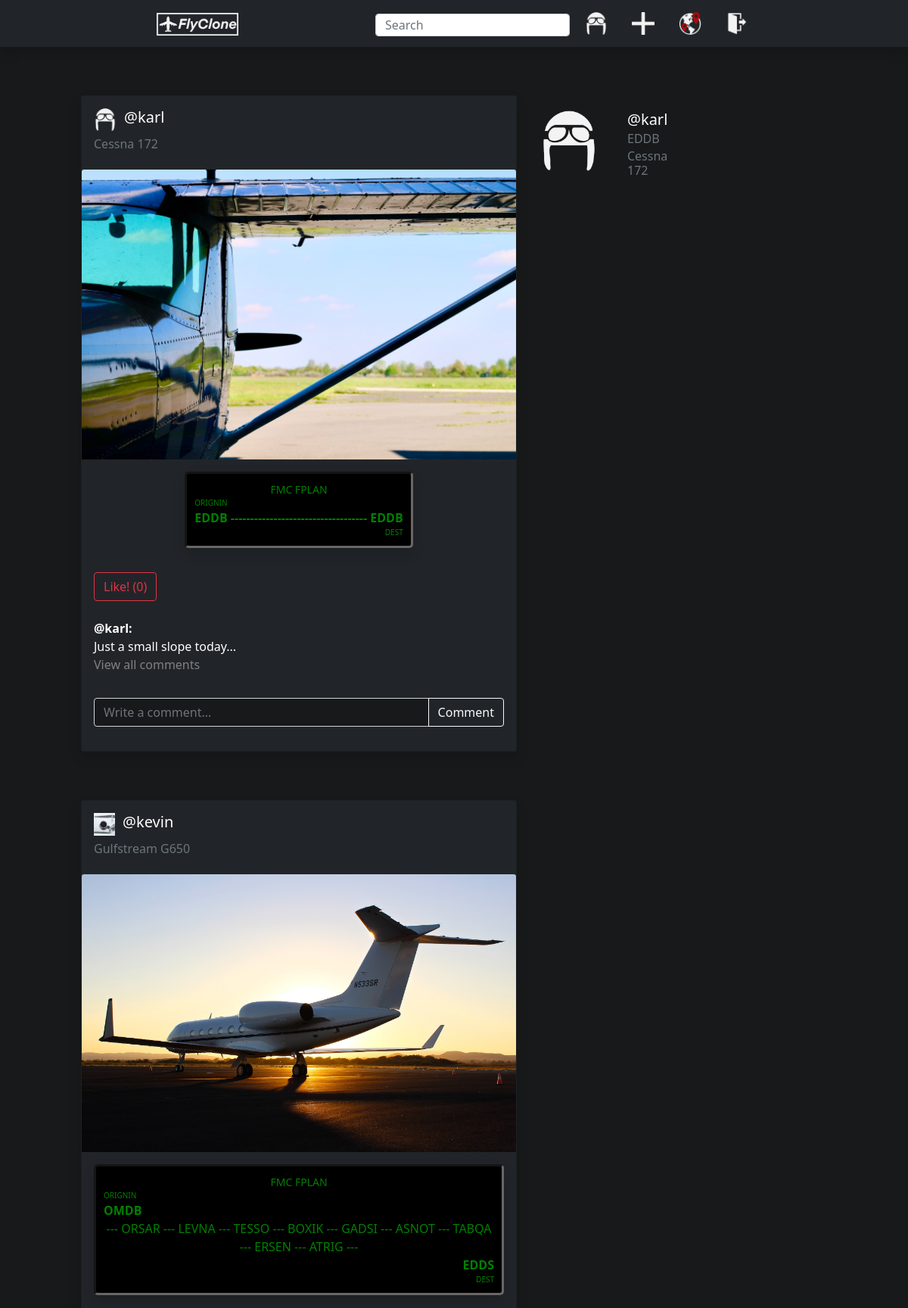
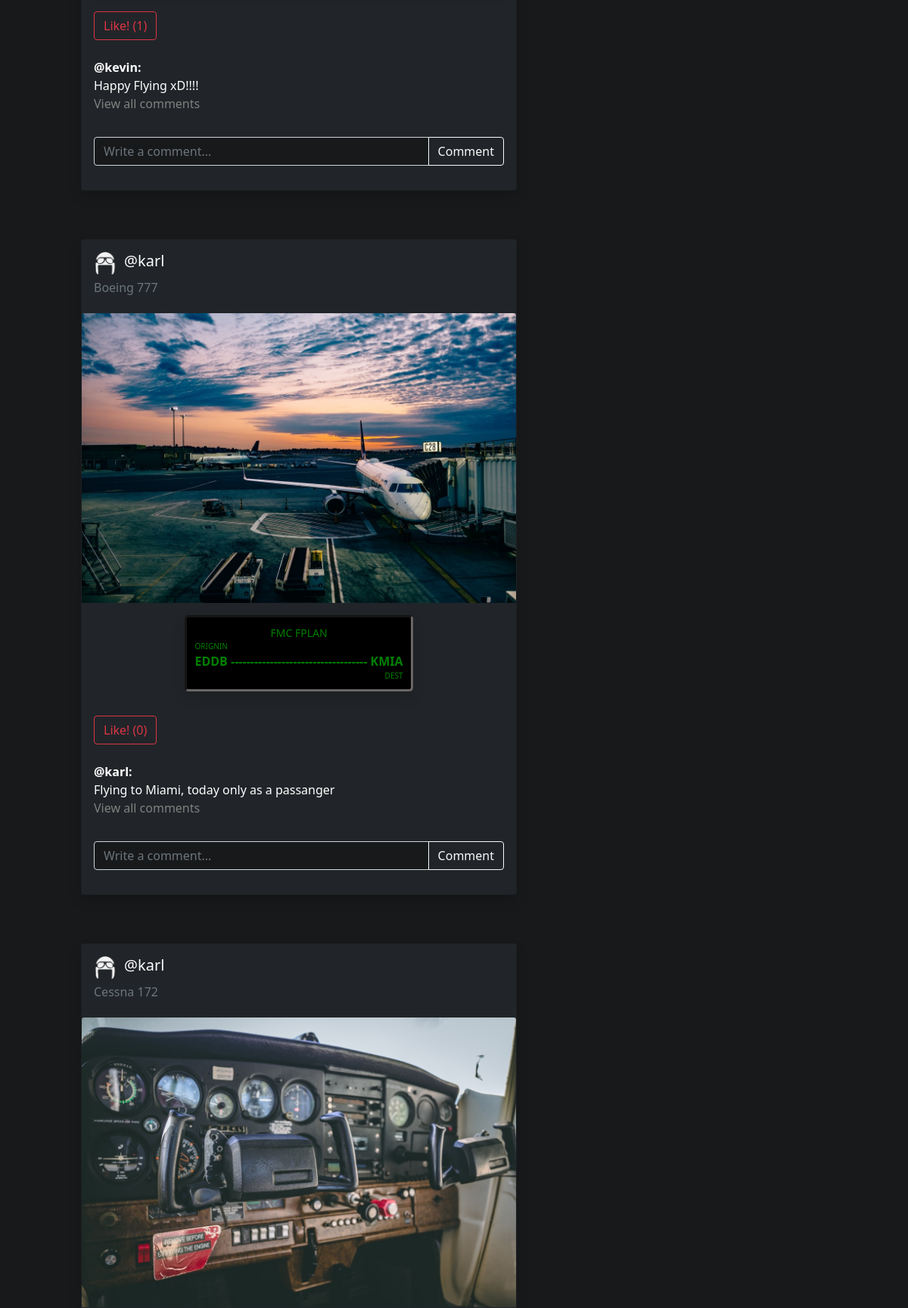
Screenshot of /home (signed in, upper part) with the database file from the repository (2 pictures, top to bottom).
### app/models.py (models this page shows, shortened)
class User(db.Model, UserMixin):
    __tablename__ = 'user'
    id = db.Column(db.Integer, primary_key=True)
    username = db.Column(db.String(20), unique=True, nullable=False)
    email = db.Column(db.String(120), unique=True, nullable=False)
    password = db.Column(db.String(120), nullable=False)
    name = db.Column(db.String(120), nullable=False)
    aircraft_type = db.Column(db.String(120), nullable=False)
    home_airport = db.Column(db.String(8), nullable=False)
    destinations = db.Column(db.String(), default=f'{home_airport};')
    image_file = db.Column(db.String(20), nullable=False, default='profile.PNG')
    biography = db.Column(db.String(1500))
    route_posts = db.relationship('Post', backref='author', lazy=True, uselist=True)
    comments = db.relationship('Comment', backref='author', lazy=True, uselist=True)

class Post(db.Model):
    __tablename__ = 'post'
    id = db.Column(db.Integer, primary_key=True)
    image = db.Column(db.String(20))
    description = db.Column(db.String(1000))
    date_posted = db.Column(db.DateTime, nullable=False, default=datetime.utcnow)
    departure = db.Column(db.String(8))
    waypoints = db.Column(db.String(1000))
    destination = db.Column(db.String(8))
    plane = db.Column(db.String(120))
    departure_date = db.Column(db.String(120))
    landing_date = db.Column(db.String(120))
    number_of_likes = db.Column(db.Integer, nullable=False, default=0)
    user_id = db.Column(db.Integer, db.ForeignKey('user.id'), nullable=False)
    comments = db.relationship('Comment', backref='post', lazy=True, uselist=True)

### app/routes.py (the view, shortened to what this page needs)
@app.route('/home', methods=['GET', 'POST'])
@login_required
def home():
    image_file = url_for('static', filename='profile_pictures/' + current_user.image_file)
    posts = Post.query.all()
    posts.reverse()
    comments = Comment.query.all()
    return render_template('home.html', posts=posts, image_file=image_file)

### app/models.py (called while the page is built)
@login_manager.user_loader
def load_user(user_id):
    return User.query.get(int(user_id))

### app/templates/home.html
{% extends 'home-index.html' %}
{% block content1 %}
<br><br>
  <div class="col-7" id="main">
    {% for post in posts %}
    <br><br>
    <div class="d-flex justify-content-end">
      <div class="card text-white bg-dark mb-3 shadow" style="width: 36rem;">
          <div class="card-body">
            {% with pic='/static/profile_pictures/' + post.author.image_file %}
              <span class="d-flex justify-content-start"><img height='30' src={{pic}} style="margin-right: 10px;"><h5>@{{post.author.username}}</h5></span>
            {% endwith %}
            <div style="margin-top: 10px;">
              <h6 class='card-subtitle mb-2 text-muted'>{{post.plane}}</h6>
            </div>
          </div>
          {% if post.image %}
            {% with pic='/static/post_pictures/' + post.image %}
              <img class="card-img-top" src={{pic}}>
            {% endwith %}
          {% endif %}
          {% if post.departure and post.destination %}
            {% with points=post.waypoints.split(';') %}
              <div class='card-body d-flex justify-content-center'>
                <div class="FMC shadow">
                  <div class="FMC_inner">
                    <div class="d-flex justify-content-center"><small>FMC FPLAN</small></div>
                    {% if post.waypoints %}
                    <div class="d-flex justify-content-start"><small class="smallsize">ORIGNIN</small></div>
                    <b class="d-flex justify-content-start">{{post.departure}}</b>
                    <div class="d-flex justify-content-center text-center">
                      {% for point in points%}
                        --- {{point}}
                      {% endfor %}
                      ---
                    </div>
                    <b class="d-flex justify-content-end">{{post.destination}}</b>
                    <div class="d-flex justify-content-end"><small class="smallsize">DEST</small></div>
                    {% else %}
                    <div class="d-flex justify-content-start"><small class="smallsize">ORIGNIN</small></div>
                    <b class="d-flex justify-content-center">{{post.departure}} ----------------------------------- {{post.destination}}</b>
                    <div class="d-flex justify-content-end"><small class="smallsize">DEST</small></div>
                    {% endif %}
                  </div>
                </div>
              </div>
            {% endwith %}
          {% endif %}
        <div class="card-body">
          <form method='POST'>
            <button type="submit" class="btn btn-outline-danger d-flex justify-content-start mb-4" name="Like" value={{post.id}}>Like! ({{post.number_of_likes}})</button>
          </form>
          <span class="d-flex justify-content-start"><b>@{{post.author.username}}:</b></span>
          <span class="d-flex justify-content-start">{{post.description}}</span>
          <span class="d-flex justify-content-start">
            <form action="" method='POST'>
              <button name='CC' value={{post.id}} type="submit" class="astext">
                  View all comments
                </button>
            </form>
          </span>
        </div>
        <div class="card-body">
          <form class="" method="POST">
            <div class="input-group mb-3">
                <input class="form-control" type="text" name="content" placeholder="Write a comment..." style="background-color: #18191A; color: white;">
                <button class="btn btn-outline-light" type="submit" name='comment' value={{post.id}}>Comment</button>
            </div>
          </form>
        </div>
      </div>
    </div>
  {% endfor %}
</div>
{% endblock %}
{% block content3 %}
<div class="col order-2" id="sticky-sidebar">
  <div class="sticky-top">
    <br><br>
      <div class="d-flex justify-content-start">
        <div class=''>
          <img height="80" src='{{ image_file }}'  alt="" style="margin-left: 5px; margin-top: 20px; margin-right: 20px;">
        </div>
        <div class=''>
          <div style="margin-left: 20%; margin-top: 20px;">
            <h5 class='card-title'> @{{current_user.username}} </h5>
            <h6 class='card-subtitle mb-2 text-muted'>{{current_user.home_airport}}</h6>
            <h6 class='card-subtitle mb-2 text-muted'>{{current_user.aircraft_type}}</h6>
          </div>
        </div>
      </div>
  </div>
</div>
{% endblock %}

### app/static/styles.css (style rules this page uses)
.bodyclass { background-color: #18191A; color: white; }
.astext { background: none; border: none; margin:0; padding:0; cursor:pointer; color: grey; }
.FMC { background-color: black; border-radius:5px; border-style: inset; border-color: #6A6666; }
.FMC_inner { margin:10px; color: green; }
.smallsize { font-size: x-small; }

### rows the page displays
User: username "karl", home_airport "EDDB", aircraft_type "Cessna 172"
Post: author.username "karl", plane "Cessna 172", shows a picture, departure "EDDB", destination "EDDB", {{ post.id }} 4 (drawn), number_of_likes "0", description "Just a small slope today..."
Post: shows a picture, author.username "kevin", plane "Gulfstream G650", departure "OMDB", points "ORSAR" "LEVNA" "TESSO" "BOXIK" "GADSI" "ASNOT" "TABQA" "ERSEN" "ATRIG", destination "EDDS", {{ post.id }} 3 (drawn), number_of_likes "1", description "Happy Flying xD!!!!"
Post: author.username "karl", plane "Boeing 777", shows a picture, departure "EDDB", destination "KMIA", {{ post.id }} 2 (drawn), number_of_likes "0", description "Flying to Miami, today only as a passanger"
Post: author.username "karl", plane "Cessna 172", shows a picture
